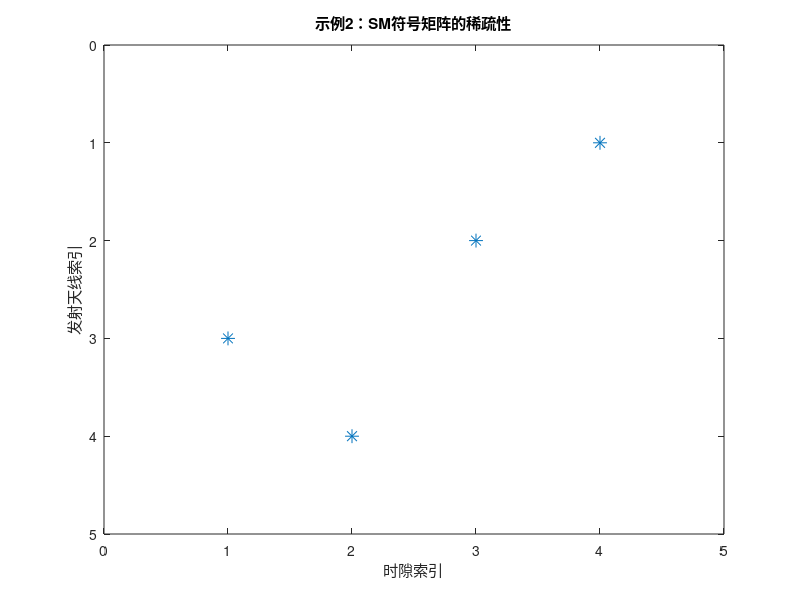

Write the MATLAB code that produced this figure.
clear; clc; close all;

Nt = 4;          % 发射天线数
M_SM = 8;        % 调制阶数（8-PSK）
K = 4;           % 每个SC-SM块包含的SM符号数
omega8 = exp(1i * 2 * pi / 8);  % 8次单位根 ω8 = exp(j2π/8)

% 20比特输入（分成4组，每组5比特：2比特空间+3比特星座）
input_bits = [1 0 0 1 0;   % 第1个时隙：b(1)=[10 010]
              1 1 0 1 1;   % 第2个时隙：b(2)=[11 011]
              0 1 1 1 0;   % 第3个时隙：b(3)=[01 110]
              0 0 1 0 0];  % 第4个时隙：b(4)=[00 100]

% 预分配SM符号矩阵（Nt行 × K列，每列对应1个时隙的SM符号向量）
D = zeros(Nt, K);

for k = 1:K
    % （1）拆分比特：前2比特为空间比特，后3比特为星座比特
    space_bits = input_bits(k, 1:2);   % 空间比特 b1(k)
    const_bits = input_bits(k, 3:5);    % 星座比特 b2(k)
    
    % （2）空间比特 → 天线索引（自然映射，二进制转十进制，MATLAB索引从1开始）
    n_k = bi2de(space_bits, 'left-msb') + 1;  % 激活的天线序号 n(k)
    
    % （3）星座比特 → 8-PSK星座符号（自然映射，相位为 2π×十进制值/8）
    const_idx = bi2de(const_bits, 'left-msb'); % 星座符号的十进制索引
    S_k = omega8^const_idx;                     % 复值星座符号 S_{n(k)}
    
    % （4）生成SM符号向量 d_k = S_{n(k)} * e_{n(k)}（对应公式11）
    d_k = zeros(Nt, 1);
    d_k(n_k) = S_k;  % 仅激活天线位置有非零值
    
    % （5）存入SM符号矩阵
    D(:, k) = d_k;
end

disp('================== SM符号映射结果 ==================');
disp('输入比特流（每行对应1个时隙，前2位空间比特，后3位星座比特）：');
disp(input_bits);

disp(' ');
disp('8-PSK星座符号映射表（十进制索引 → 复数值）：');
for m = 0:M_SM-1
    fprintf('索引%d：ω8^%d = %.4f + %.4fi\n', m, m, real(omega8^m), imag(omega8^m));
end

disp(' ');
disp('SC-SM块的稀疏矩阵 [d1, d2, d3, d4]（对应公式12）：');
disp(D);

% （可选）可视化矩阵的稀疏性
figure;
spy(D, 10);  %  spy函数显示非零元素位置
title('示例2：SM符号矩阵的稀疏性');
xlabel('时隙索引');
ylabel('发射天线索引');
